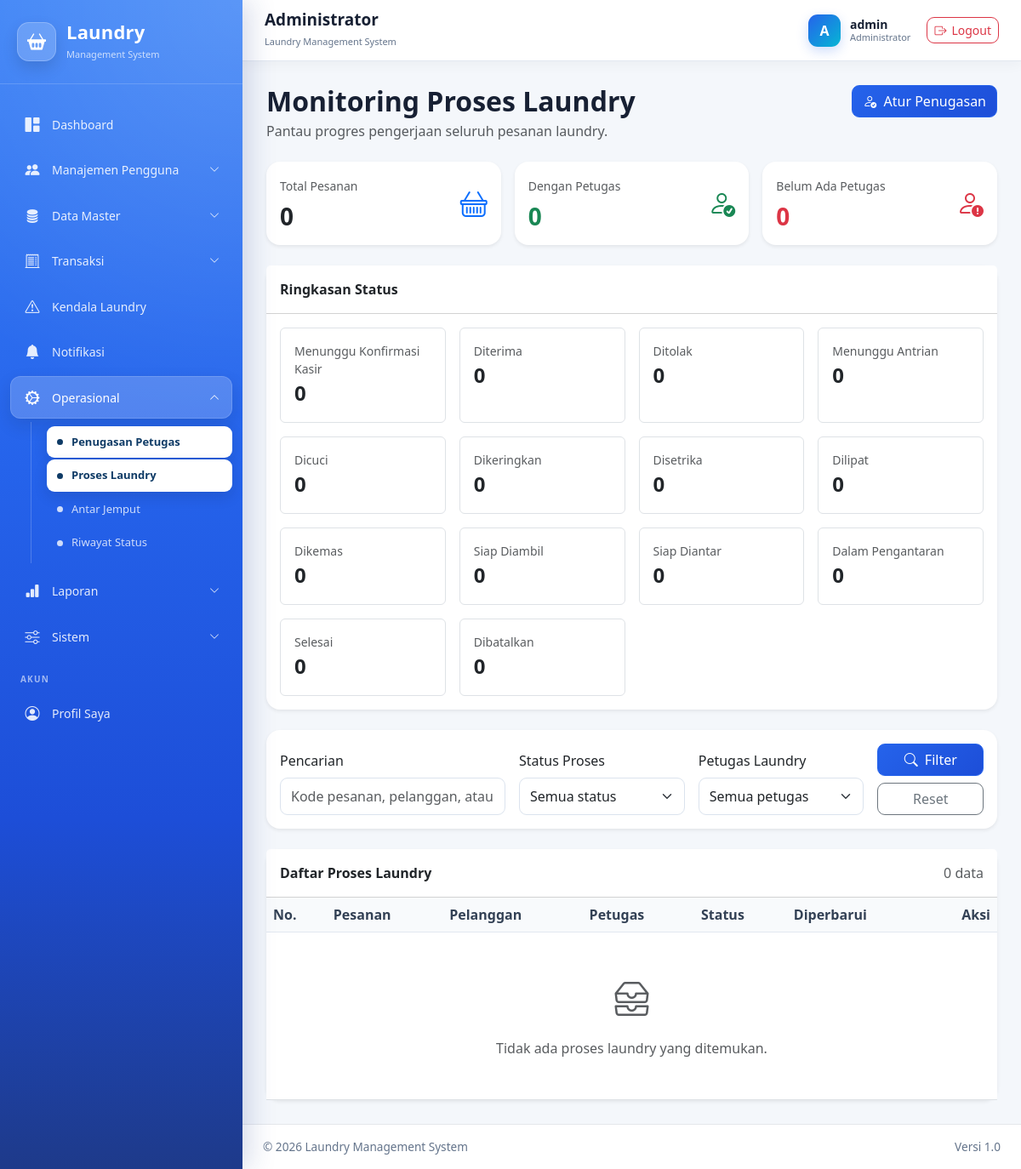
Screenshot of /administrator/operasional/proses-laundry/ (signed in) with the database file from the repository.
### administrator/models.py (models this page shows, shortened)
class User(AbstractUser):
    class Role(models.TextChoices):
        ADMINISTRATOR = "administrator", "Administrator"
        KASIR = "kasir", "Kasir"
        PETUGAS_LAUNDRY = "petugaslaundry", "Petugas Laundry"
        PELANGGAN = "pelanggan", "Pelanggan"
    role = models.CharField(
        max_length=30,
        choices=Role.choices,
        default=Role.PELANGGAN,
        db_index=True,
        verbose_name="Hak akses",
    )
    nomor_hp = models.CharField(
        max_length=20,
        unique=True,
        verbose_name="Nomor HP",
    )
    alamat = models.TextField(
        blank=True,
        verbose_name="Alamat",
    )
    foto = models.ImageField(
        upload_to="pengguna/foto/",
        blank=True,
        null=True,
        verbose_name="Foto",
    )
    is_verified = models.BooleanField(
        default=False,
        db_index=True,
        verbose_name="Terverifikasi",
        help_text="Pelanggan harus diverifikasi administrator sebelum dapat login.",
    )
    verified_at = models.DateTimeField(
        blank=True,
        null=True,
        verbose_name="Waktu verifikasi",
    )
    verified_by = models.ForeignKey(
        "self",
        on_delete=models.SET_NULL,
        blank=True,
        null=True,
        related_name="pengguna_diverifikasi",
        verbose_name="Diverifikasi oleh",
    )
    email = models.EmailField(
        unique=True,
        verbose_name="Email",
    )
    class Meta:
        verbose_name = "Pengguna"
        verbose_name_plural = "Data Pengguna"
        ordering = ["username"]
    def verifikasi(self, administrator):
        """
        Memverifikasi akun pelanggan.
        """
        self.is_verified = True
        self.is_active = True
        self.verified_at = timezone.now()
        self.verified_by = administrator
        self.save(
            update_fields=[
                "is_verified",
                "is_active",
                "verified_at",
                "verified_by",
            ]
        )

### administrator/views_monitoring.py (the view, shortened to what this page needs)
@administrator_required
def monitoring_list(request):
    query = request.GET.get("q", "").strip()
    status = request.GET.get("status", "").strip()
    petugas_id = request.GET.get("petugas", "").strip()
    pesanan_queryset = (
        Pesanan.objects
        .select_related(
            "pelanggan",
            "kasir",
            "petugas_laundry",
        )
        .prefetch_related(
            "detail",
            "riwayat_status",
        )
        .order_by("-updated_at")
    )
    if status:
        pesanan_queryset = pesanan_queryset.filter(
            status=status,
        )
    if petugas_id:
        pesanan_queryset = pesanan_queryset.filter(
            petugas_laundry_id=petugas_id,
        )
    paginator = Paginator(pesanan_queryset, 10)
    page_obj = paginator.get_page(request.GET.get("page"))
    petugas_list = (
        User.objects
        .filter(
            role=User.Role.PETUGAS_LAUNDRY,
            is_active=True,
        )
        .order_by(
            "first_name",
            "last_name",
            "username",
        )
    )
    statistik_status = (
        Pesanan.objects
        .values("status")
        .annotate(jumlah=Count("id"))
        .order_by()
    )
    jumlah_per_status = {
        item["status"]: item["jumlah"]
        for item in statistik_status
    }
    status_cards = []
    for value, label in get_status_choices():
        status_cards.append(
            {
                "value": value,
                "label": label,
                "jumlah": jumlah_per_status.get(value, 0),
            }
        )
    context = {
        "page_obj": page_obj,
        "pesanan_list": page_obj.object_list,
        "petugas_list": petugas_list,
        "status_choices": get_status_choices(),
        "status_cards": status_cards,
        "query": query,
        "selected_status": status,
        "selected_petugas": petugas_id,
        "total_pesanan": Pesanan.objects.count(),
        "total_belum_petugas": Pesanan.objects.filter(
            petugas_laundry__isnull=True,
        ).count(),
        "total_dengan_petugas": Pesanan.objects.filter(
            petugas_laundry__isnull=False,
        ).count(),
    }
    return render(
        request,
        "administrator/operasional/monitoring_list.html",
        context,
    )

### templates/administrator/operasional/monitoring_list.html (shortened to what this page needs)
{% extends "base.html" %}
{% block content %}
<div class="d-flex flex-wrap justify-content-between align-items-start gap-3 mb-4">
    <div>
        <h2 class="fw-bold mb-1">Monitoring Proses Laundry</h2>
        <p class="text-muted mb-0">
            Pantau progres pengerjaan seluruh pesanan laundry.
        </p>
    </div>
    <a
        href="{% url 'administrator:penugasan_list' %}"
        class="btn btn-primary"
    >
        <i class="bi bi-person-check me-1"></i>
        Atur Penugasan
    </a>
</div>
<div class="row g-3 mb-4">
    <div class="col-md-4">
        <div class="card border-0 shadow-sm h-100">
            <div class="card-body">
                <div class="d-flex justify-content-between align-items-center">
                    <div>
                        <small class="text-muted">Total Pesanan</small>
                        <h3 class="fw-bold mb-0 mt-2">
                            {{ total_pesanan }}
                        </h3>
                    </div>
                    <i class="bi bi-basket fs-2 text-primary"></i>
                </div>
            </div>
        </div>
    </div>
    <div class="col-md-4">
        <div class="card border-0 shadow-sm h-100">
            <div class="card-body">
                <div class="d-flex justify-content-between align-items-center">
                    <div>
                        <small class="text-muted">Dengan Petugas</small>
                        <h3 class="fw-bold mb-0 mt-2 text-success">
                            {{ total_dengan_petugas }}
                        </h3>
                    </div>
                    <i class="bi bi-person-check fs-2 text-success"></i>
                </div>
            </div>
        </div>
    </div>
    <div class="col-md-4">
        <div class="card border-0 shadow-sm h-100">
            <div class="card-body">
                <div class="d-flex justify-content-between align-items-center">
                    <div>
                        <small class="text-muted">Belum Ada Petugas</small>
                        <h3 class="fw-bold mb-0 mt-2 text-danger">
                            {{ total_belum_petugas }}
                        </h3>
                    </div>
                    <i class="bi bi-person-exclamation fs-2 text-danger"></i>
                </div>
            </div>
        </div>
    </div>
</div>
{% if status_cards %}
    <div class="card border-0 shadow-sm mb-4">
        <div class="card-header bg-white py-3">
            <strong>Ringkasan Status</strong>
        </div>
        <div class="card-body">
            <div class="row g-3">
                {% for item in status_cards %}
                    <div class="col-6 col-md-4 col-xl-3">
                        <a
                            href="?status={{ item.value }}"
                            class="text-decoration-none"
                        >
                            <div class="border rounded p-3 h-100">
                                <small class="text-muted d-block">
                                    {{ item.label }}
                                </small>
                                <span class="fs-4 fw-bold text-dark">
                                    {{ item.jumlah }}
                                </span>
                            </div>
                        </a>
                    </div>
                {% endfor %}
            </div>
        </div>
    </div>
{% endif %}
<div class="card border-0 shadow-sm mb-4">
    <div class="card-body">
        <form method="get">
            <div class="row g-3 align-items-end">
                <div class="col-lg-4">
                    <label class="form-label">
                        Pencarian
                    </label>
                    <input
                        type="text"
                        name="q"
                        value="{{ query }}"
                        class="form-control"
                        placeholder="Kode pesanan, pelanggan, atau petugas"
                    >
                </div>
                <div class="col-lg-3">
                    <label class="form-label">
                        Status Proses
                    </label>
                    <select
                        name="status"
                        class="form-select"
                    >
                        <option value="">
                            Semua status
                        </option>
                    </select>
                </div>
                <div class="col-lg-3">
                    <label class="form-label">
                        Petugas Laundry
                    </label>
                    <select
                        name="petugas"
                        class="form-select"
                    >
                        <option value="">
                            Semua petugas
                        </option>
                    </select>
                </div>
                <div class="col-lg-2">
                    <div class="d-grid gap-2">
                        <button
                            type="submit"
                            class="btn btn-primary"
                        >
                            <i class="bi bi-search me-1"></i>
                            Filter
                        </button>
                        <a
                            href="{% url 'administrator:monitoring_list' %}"
                            class="btn btn-outline-secondary"
                        >
                            Reset
                        </a>
                    </div>
                </div>
            </div>
        </form>
    </div>
</div>
<div class="card border-0 shadow-sm">
    <div class="card-header bg-white py-3 d-flex justify-content-between align-items-center">
        <strong>Daftar Proses Laundry</strong>
        <span class="text-muted">
            {{ page_obj.paginator.count }} data
        </span>
    </div>
    <div class="table-responsive">
        <table class="table table-hover align-middle mb-0">
            <thead>
                <tr>
                    <th>No.</th>
                    <th>Pesanan</th>
                    <th>Pelanggan</th>
                    <th>Petugas</th>
                    <th>Status</th>
                    <th>Diperbarui</th>
                    <th class="text-end">Aksi</th>
                </tr>
            </thead>
            <tbody>
                {% for pesanan in pesanan_list %}
                    <tr>
                        <td>
                            {{ page_obj.start_index|add:forloop.counter0 }}
                        </td>
                        <td>
                            <div class="fw-semibold">
                                {{ pesanan.kode_pesanan }}
                            </div>
                            <small class="text-muted">
                                {{ pesanan.created_at|date:"d M Y H:i" }}
                            </small>
                        </td>
                        <td>
                            <div class="fw-semibold">
                                {{ pesanan.pelanggan.get_full_name|default:pesanan.pelanggan.username }}
                            </div>
                            {% if pesanan.pelanggan.no_hp %}
                                <small class="text-muted">
                                    {{ pesanan.pelanggan.no_hp }}
                                </small>
                            {% endif %}
                        </td>
                        <td>
                            {% if pesanan.petugas_laundry %}
                                <div class="fw-semibold">
                                    {{ pesanan.petugas_laundry.get_full_name|default:pesanan.petugas_laundry.username }}
                                </div>
                                <small class="text-success">
                                    Ditugaskan
                                </small>
                            {% else %}
                                <span class="badge bg-danger">
                                    Belum ditugaskan
                                </span>
                            {% endif %}
                        </td>
                        <td>
                            <span class="badge bg-primary">
                                {{ pesanan.get_status_display }}
                            </span>
                        </td>
                        <td>
                            {{ pesanan.updated_at|date:"d M Y H:i" }}
                        </td>
                        <td class="text-end">
                            <a
                                href="{% url 'administrator:monitoring_detail' pesanan.pk %}"
                                class="btn btn-sm btn-outline-primary"
                            >
                                <i class="bi bi-eye me-1"></i>
                                Pantau
                            </a>
                        </td>
                    </tr>
                {% empty %}
                    <tr>
                        <td
                            colspan="7"
                            class="text-center text-muted py-5"
                        >
                            <i class="bi bi-inboxes fs-1 d-block mb-3"></i>
                            Tidak ada proses laundry yang ditemukan.
                        </td>
                    </tr>
                {% endfor %}
            </tbody>
        </table>
    </div>
</div>
{% endblock %}

### templates/includes/navbar.html (shortened to what this page needs)
<nav class="top-navbar">
    <div class="navbar-left">
        <div>
            <h5 class="navbar-title">
                {% if request.user.role == "administrator" %}
                    Administrator
                {% elif request.user.role == "kasir" %}
                    Kasir
                {% elif request.user.role == "petugaslaundry" %}
                    Petugas Laundry
                {% elif request.user.role == "pelanggan" %}
                    Pelanggan
                {% else %}
                    Laundry Management System
                {% endif %}
            </h5>
            <small class="navbar-subtitle">
                Laundry Management System
            </small>
        </div>
    </div>
    <div class="navbar-user">
        <div class="user-avatar">
            {{ request.user.username|first|upper }}
        </div>
        <div class="user-info">
            <span class="user-name">
                {{ request.user.get_full_name|default:request.user.username }}
            </span>
            <small>
                {{ request.user.get_role_display }}
            </small>
        </div>
        <a
            href="{% url 'logout' %}"
            class="btn btn-outline-danger btn-sm logout-button"
            title="Logout"
        >
            <i class="bi bi-box-arrow-right"></i>
            <span>Logout</span>
        </a>
    </div>
</nav>

### rows the page displays
User: user.username|first "A", user.get_full_name "admin", user.role "Administrator"

### other values shown
{{ total_pesanan }} "0"
{{ total_dengan_petugas }} "0"
{{ total_belum_petugas }} "0"
{{ item.label }} "Menunggu Konfirmasi Kasir" "Diterima" "Ditolak" "Menunggu Antrian" "Dicuci" "Dikeringkan" "Disetrika" "Dilipat" "Dikemas" "Siap Diambil" "Siap Diantar" "Dalam Pengantaran" "Selesai" "Dibatalkan"
{{ item.jumlah }} "0" "0" "0" "0" "0" "0" "0" "0" "0" "0" "0" "0" "0" "0"
{{ page_obj.paginator.count }} "0"
